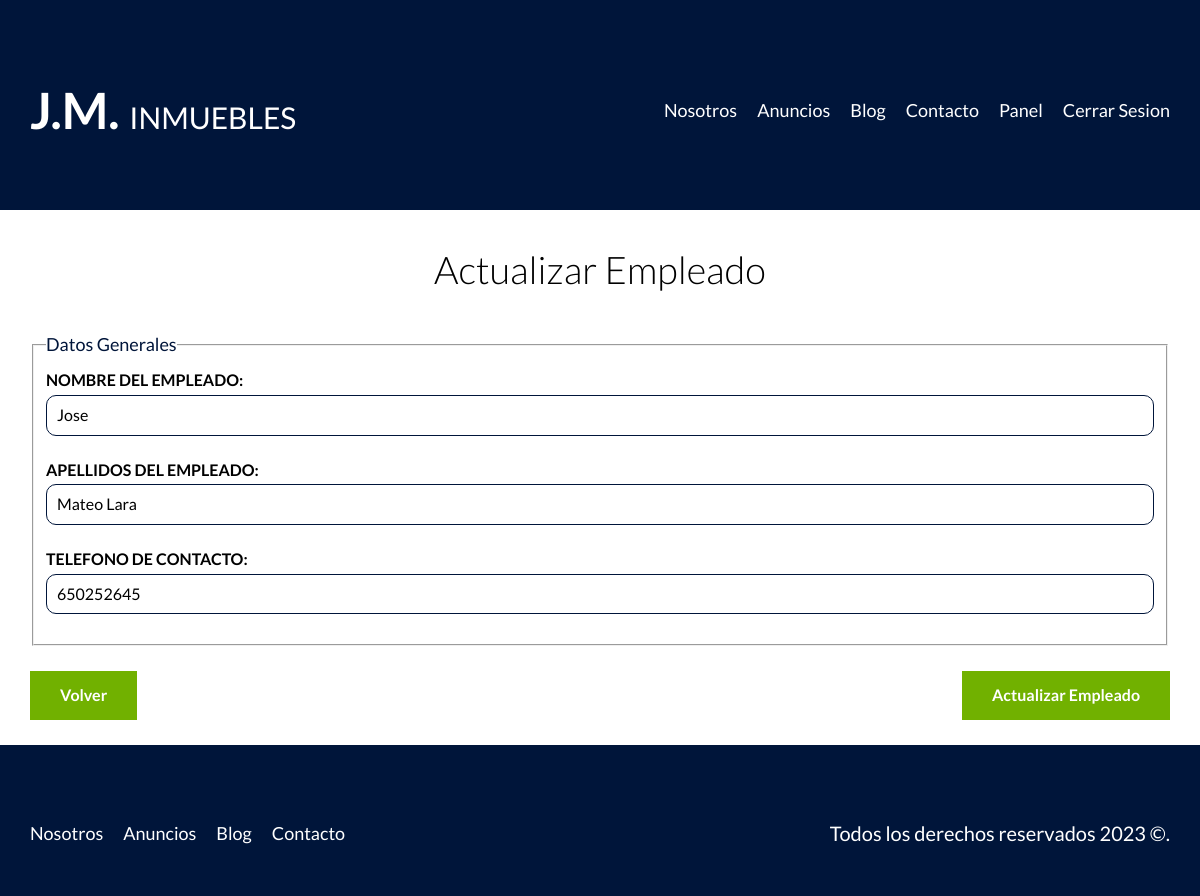
The app's page /vendedores/actualizar?id=1 (signed in) with its own data.
### tables this page shows
CREATE TABLE `vendedores` (
  `id` int NOT NULL AUTO_INCREMENT,
  `nombre` varchar(45) DEFAULT NULL,
  `apellidos` varchar(45) DEFAULT NULL,
  `telefono` varchar(11) DEFAULT NULL,
  PRIMARY KEY (`id`)
);

### controllers/VendedorController.php (called while the page is built, shortened)
<?php
class VendedorController
{
    public static function actualizar(Router $router)
    {
        $id = comprobarRedireccion('/admin');
        $vendedor = Vendedor::find($id);
        $errores = Vendedor::getErrores();
        $router->view('vendedores/actualizar', [
            'vendedor' => $vendedor,
            'errores' => $errores
        ]);
    }
}

### public/index.php (called while the page is built, shortened)
<?php
$router = new Router();
$router->get('/', [WebController::class, 'index']);
$router->get('/nosotros', [WebController::class, 'nosotros']);
$router->get('/anuncios', [WebController::class, 'anuncios']);
$router->get('/inmueble', [WebController::class, 'inmueble']);
$router->get('/blog', [WebController::class, 'blog']);
$router->get('/entrada', [WebController::class, 'entrada']);
$router->get('/entrada2', [WebController::class, 'entrada2']);
$router->get('/contacto', [WebController::class, 'contacto']);
$router->post('/contacto', [WebController::class, 'contacto']);
$router->get('/login', [LoginController::class, 'login']);
$router->post('/login', [LoginController::class, 'login']);
$router->get('/logout', [LoginController::class, 'logout']);
$router->get('/admin', [InmuebleController::class, 'index']);
$router->get('/inmuebles/create', [InmuebleController::class, 'create']);
$router->post('/inmuebles/create', [InmuebleController::class, 'create']);
$router->get('/inmuebles/actualizar', [InmuebleController::class, 'actualizar']);
$router->post('/inmuebles/actualizar', [InmuebleController::class, 'actualizar']);
$router->post('/inmuebles/eliminar', [InmuebleController::class, 'eliminar']);
$router->get('/vendedores/create', [VendedorController::class, 'create']);
$router->post('/vendedores/create', [VendedorController::class, 'create']);
$router->get('/vendedores/actualizar', [VendedorController::class, 'actualizar']);
$router->post('/vendedores/actualizar', [VendedorController::class, 'actualizar']);
$router->post('/vendedores/eliminar', [VendedorController::class, 'eliminar']);
$router->checkRutas();

### includes/funciones.php (called while the page is built, shortened)
<?php
function esc($cadena): string
{
    $esc = htmlspecialchars($cadena);
    return $esc;
}
function comprobarRedireccion($url)
{
    $id = $_GET['id'];
    $id = filter_var($id, FILTER_VALIDATE_INT);
    return $id;
}

### models/Raiz.php (called while the page is built, shortened)
<?php
class Raiz
{
    protected static $db;
    protected static $tabla = '';
    public static function setDB($basedatos)
    {
        self::$db = $basedatos;
    }
    public static function find($id)
    {
        $query = "SELECT * FROM " . static::$tabla . " WHERE id = ${id}";
        $result = self::consultarBD($query);
        return array_shift($result);
    }
    public static function consultarBD($query)
    {
        $result = self::$db->query($query);
        $array = [];
        while ($dato = $result->fetch_assoc()) {
            $array[] = static::crearObjeto($dato);
        }
        return $array;
    }
    protected static function crearObjeto($dato)
    {
        $objeto = new static;
        foreach ($dato as $key => $value) {
            if (property_exists($objeto, $key)) {
                $objeto->$key = $value;
            }
        }
        return $objeto;
    }
}

### views/vendedores/formulario.php (the view)
<fieldset>
    <legend>Datos Generales</legend>
    <label for="nombre">Nombre del Empleado:</label>
    <input type="text" id="nombre" name="vendedor[nombre]" placeholder="Nombre " value="<?php echo esc($vendedor->nombre); ?>">
    <label for="apellidos">Apellidos del Empleado:</label>
    <input type="text" id="apellidos" name="vendedor[apellidos]" placeholder="Apellidos" value="<?php echo esc($vendedor->apellidos); ?>">
    <label for="telefono">Telefono de contacto:</label>
    <input type="tel" id="telefono" name="vendedor[telefono]" placeholder="Telefono" value="<?php echo esc($vendedor->telefono); ?>">
</fieldset>

### public/build/css/app.css (style rules this page uses)
html { -webkit-text-size-adjust:100%;line-height:1.15 }
body { margin:0 }
button,input,optgroup,select,textarea { font-family:inherit;font-size:100%;line-height:1.15;margin:0 }
button,input { overflow:visible }
fieldset { padding:.35em .75em .625em }
legend { box-sizing:border-box;color:inherit;display:table;max-width:100%;padding:0;white-space:normal }
html { box-sizing:border-box;font-size:62.5% }
*,:after,:before { box-sizing:inherit }
body { font-family:Lato,sans-serif;font-size:1.6rem;line-height:1.8 }
.formulario legend { color:#00153a;font-size:1.8rem }
.formulario label { display:block;font-weight:700;text-transform:uppercase }
.formulario input:not([type=submit]),.formulario select,.formulario textarea { background-color:#fff;border:1px solid #00153a;border-radius:1rem;display:block;margin-bottom:2rem;padding:1rem;width:100% }
* { -webkit-font-smoothing:antialiased;text-rendering:optimizeLegibility }

### records on screen
vendedores: nombre "Jose", apellidos "Mateo Lara", telefono "650252645"
